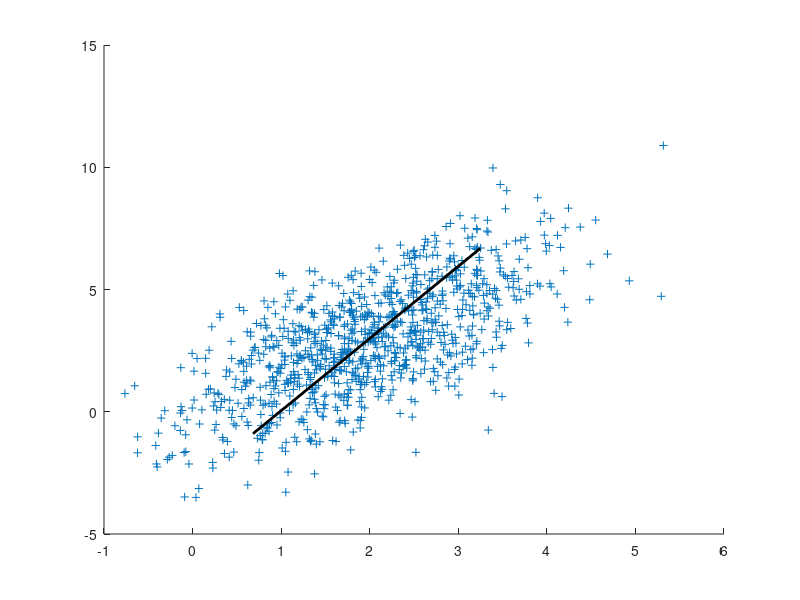

Here is the MATLAB script that generated this plot:
mu = [2,3];
sigma = [1,1.5;1.5,5];
% rng default  % For reproducibility
r = mvnrnd(mu,sigma,1000);

figure
hold on
plot(r(:,1),r(:,2),'+');

c = cov(r);
[vec,val] = eig(c);

[~,mx] = max(diag(val));
largestvec = vec(:,mx);
angl = atan(largestvec(2)/largestvec(1));

mn = mean(r);
len = 4;
plot(mn(1)+[0,cos(angl)*len],mn(2)+[0,sin(angl)*len],'-k','LineWidth',2);
plot(mn(1)-[0,cos(angl)*len],mn(2)-[0,sin(angl)*len],'-k','LineWidth',2);

